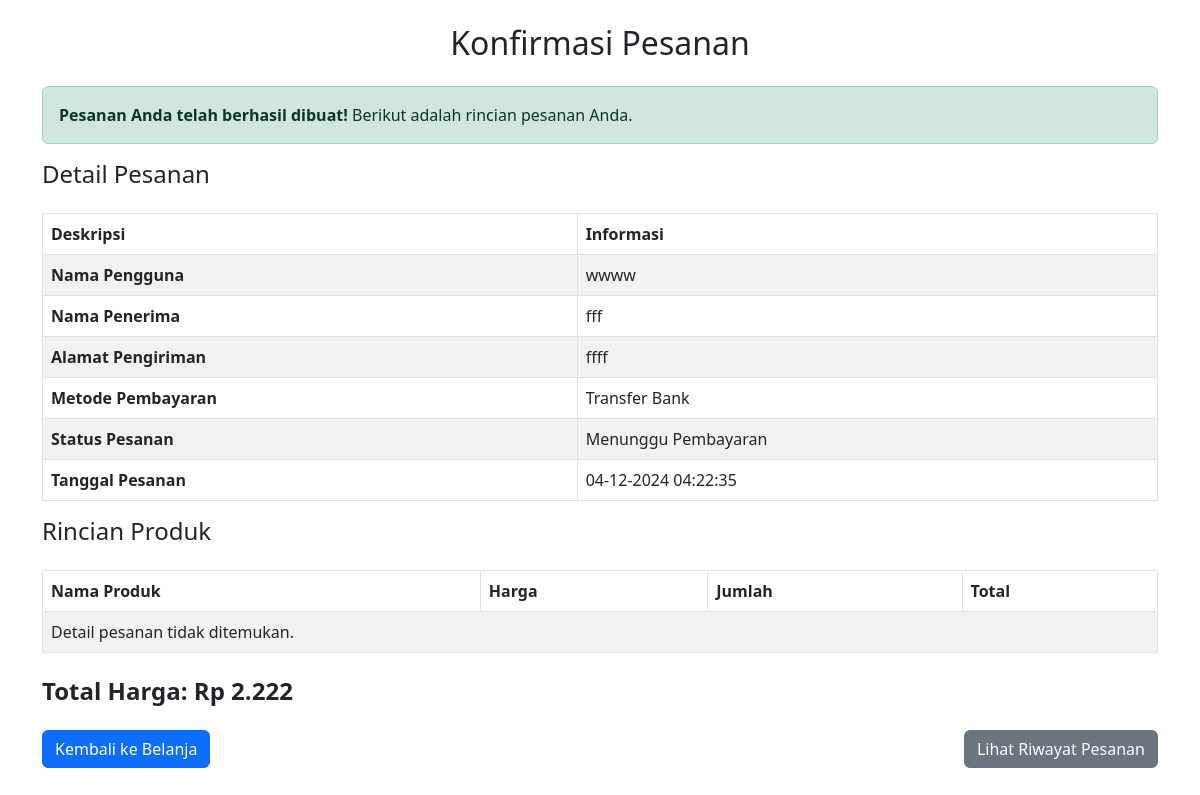
The app's page /ecommerce/konfirmasi.php?order_id=3 (signed in) with its own data.
### tables this page shows
CREATE TABLE `pesanan` (
  `id` int(11) NOT NULL,
  `id_user` int(11) NOT NULL,
  `nama_penerima` varchar(100) NOT NULL,
  `alamat` text NOT NULL,
  `metode_pembayaran` varchar(50) NOT NULL,
  `total_harga` int(11) NOT NULL,
  `status` varchar(20) DEFAULT 'Menunggu Pembayaran',
  `tanggal_pesanan` timestamp NOT NULL DEFAULT current_timestamp()
);

CREATE TABLE `pengguna` (
  `id` int(11) NOT NULL,
  `nama` varchar(100) NOT NULL,
  `email` varchar(100) NOT NULL,
  `password` varchar(255) NOT NULL
);

### ecommerce/konfirmasi.php (the view, shortened to what this page needs)
<?php
include('../dasboard_uas/includes/db.php');
$order_id = $_GET['order_id'];
$order_query = "SELECT p.id_user, p.nama_penerima, p.alamat, p.metode_pembayaran, p.total_harga, p.status, p.tanggal_pesanan, u.nama AS nama_user
                FROM pesanan p
                JOIN pengguna u ON p.id_user = u.id
                WHERE p.id = ?";
$stmt = mysqli_prepare($conn, $order_query);
mysqli_stmt_bind_param($stmt, "i", $order_id);
mysqli_stmt_execute($stmt);
$order_result = mysqli_stmt_get_result($stmt);
$order = mysqli_fetch_assoc($order_result);
$detail_query = "SELECT dp.id_produk, pr.nama_produk, dp.jumlah, dp.harga, dp.total
                 FROM detail_pesanan dp
                 JOIN produk pr ON dp.id_produk = pr.id
                 WHERE dp.id_pesanan = ?";
$stmt_detail = mysqli_prepare($conn, $detail_query);
mysqli_stmt_bind_param($stmt_detail, "i", $order_id);
mysqli_stmt_execute($stmt_detail);
$detail_result = mysqli_stmt_get_result($stmt_detail);
?>
<!DOCTYPE html>
<html lang="id">
<head>
    <link href="https://cdn.jsdelivr.net/npm/bootstrap@5.3.0-alpha1/dist/css/bootstrap.min.css" rel="stylesheet">
</head>
<body>
    <div class="container mt-4">
        <h2 class="text-center mb-4">Konfirmasi Pesanan</h2>
        <div class="alert alert-success">
            <strong>Pesanan Anda telah berhasil dibuat!</strong> Berikut adalah rincian pesanan Anda.
        </div>
        <h4>Detail Pesanan</h4>
        <table class="table table-striped table-bordered mt-4">
            <thead>
                <tr>
                    <th>Deskripsi</th>
                    <th>Informasi</th>
                </tr>
            </thead>
            <tbody>
                <tr>
                    <td><strong>Nama Pengguna</strong></td>
                    <td><?php echo htmlspecialchars($order['nama_user']); ?></td>
                </tr>
                <tr>
                    <td><strong>Nama Penerima</strong></td>
                    <td><?php echo htmlspecialchars($order['nama_penerima']); ?></td>
                </tr>
                <tr>
                    <td><strong>Alamat Pengiriman</strong></td>
                    <td><?php echo htmlspecialchars($order['alamat']); ?></td>
                </tr>
                <tr>
                    <td><strong>Metode Pembayaran</strong></td>
                    <td><?php echo htmlspecialchars($order['metode_pembayaran']); ?></td>
                </tr>
                <tr>
                    <td><strong>Status Pesanan</strong></td>
                    <td><?php echo htmlspecialchars($order['status']); ?></td>
                </tr>
                <tr>
                    <td><strong>Tanggal Pesanan</strong></td>
                    <td><?php echo date("d-m-Y H:i:s", strtotime($order['tanggal_pesanan'])); ?></td>
                </tr>
            </tbody>
        </table>
        <h4>Rincian Produk</h4>
        <table class="table table-striped table-bordered mt-4">
            <thead>
                <tr>
                    <th>Nama Produk</th>
                    <th>Harga</th>
                    <th>Jumlah</th>
                    <th>Total</th>
                </tr>
            </thead>
            <tbody>
                <?php
                if (mysqli_num_rows($detail_result) > 0) {
                    while ($row = mysqli_fetch_assoc($detail_result)):
                ?>
                <tr>
                    <td><?php echo htmlspecialchars($row['nama_produk']); ?></td>
                    <td>Rp <?php echo number_format($row['harga'], 0, ',', '.'); ?></td>
                    <td><?php echo $row['jumlah']; ?></td>
                    <td>Rp <?php echo number_format($row['total'], 0, ',', '.'); ?></td>
                </tr>
                <?php endwhile;
                } else {
                    echo "<tr><td colspan='4'>Detail pesanan tidak ditemukan.</td></tr>";
                }
                ?>
            </tbody>
        </table>
        <div class="text-right mt-4">
            <h4><strong>Total Harga: Rp <?php echo number_format($order['total_harga'], 0, ',', '.'); ?></strong></h4>
        </div>
        <div class="row mt-4">
            <div class="col-6">
                <a href="index.php" class="btn btn-primary btn-block">Kembali ke Belanja</a>
            </div>
            <div class="col-6 text-end">
                <a href="history_pesanan.php" class="btn btn-secondary btn-block">Lihat Riwayat Pesanan</a>
            </div>
        </div>
    </div>
</body>
</html>

### records on screen
pesanan: id_user.nama "wwww", nama_penerima "fff", alamat "ffff", metode_pembayaran "Transfer Bank", status "Menunggu Pembayaran", tanggal_pesanan "04-12-2024 04:22:35", total_harga "2.222"
